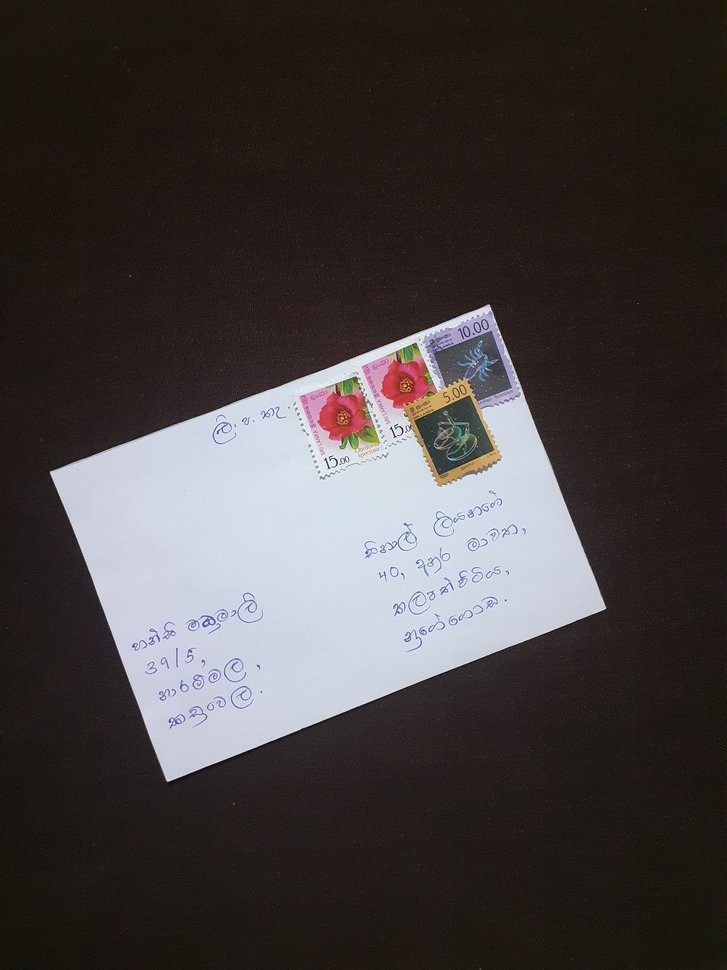
#> input picture data0513/20210503_002550.jpg, 727 x 970 px, shrunk from 3096 x 4128 before the run
$ python -i noise_reduction.py   (imports and definitions only)
#> lines starting #> are read from the running program, lines starting #| are printed output that depends on the picture
#> further down, picture is the input picture: shape (970, 727, 3); mean B, G, R 63.9, 64.1, 69.5
import cv2 as cv


def noise_remover(image):
    # Need to add relevant Preprocessing technique from Median or Gaussian filter or mixed
    # img - original image

    # Median filter
    median = cv.medianBlur(image, 3)

    # Gaussian filter
    img = cv.GaussianBlur(image, (5, 5), 0)

    # convert to gray image
    gray = cv.cvtColor(img, cv.COLOR_BGR2GRAY)
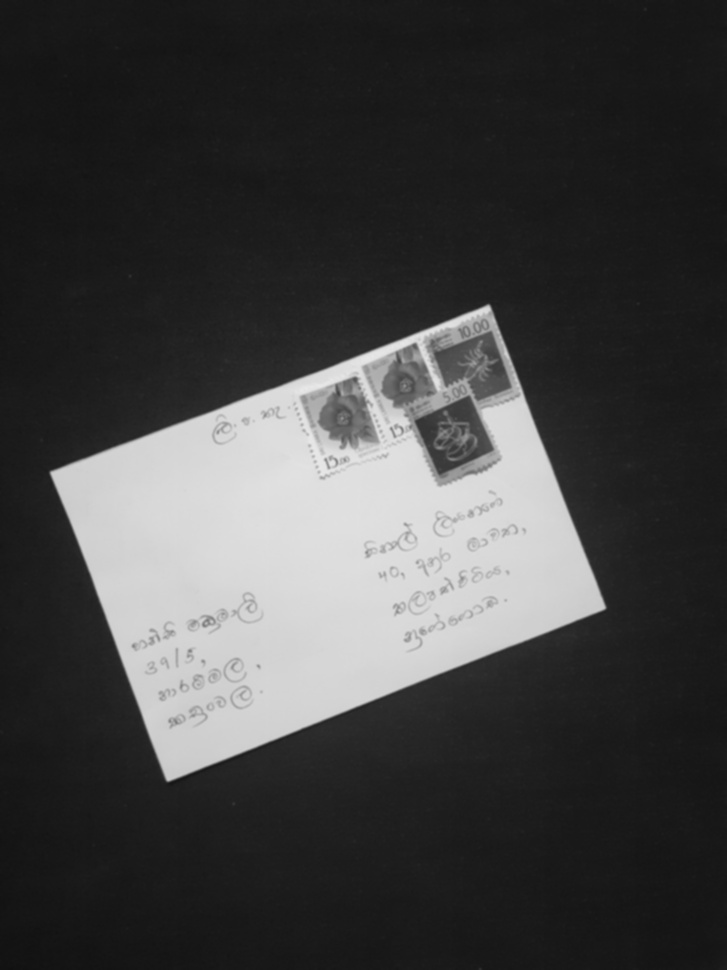
#> gray: shape (970, 727); min 16, max 233, mean 65.7

    # sample threshold values for noise reduction
    image_copy = image.copy()
    gray = cv.cvtColor(image_copy, cv.COLOR_BGR2GRAY)
    thresh_image = cv.adaptiveThreshold(gray, 255, cv.ADAPTIVE_THRESH_GAUSSIAN_C, cv.THRESH_BINARY, 3, 6)
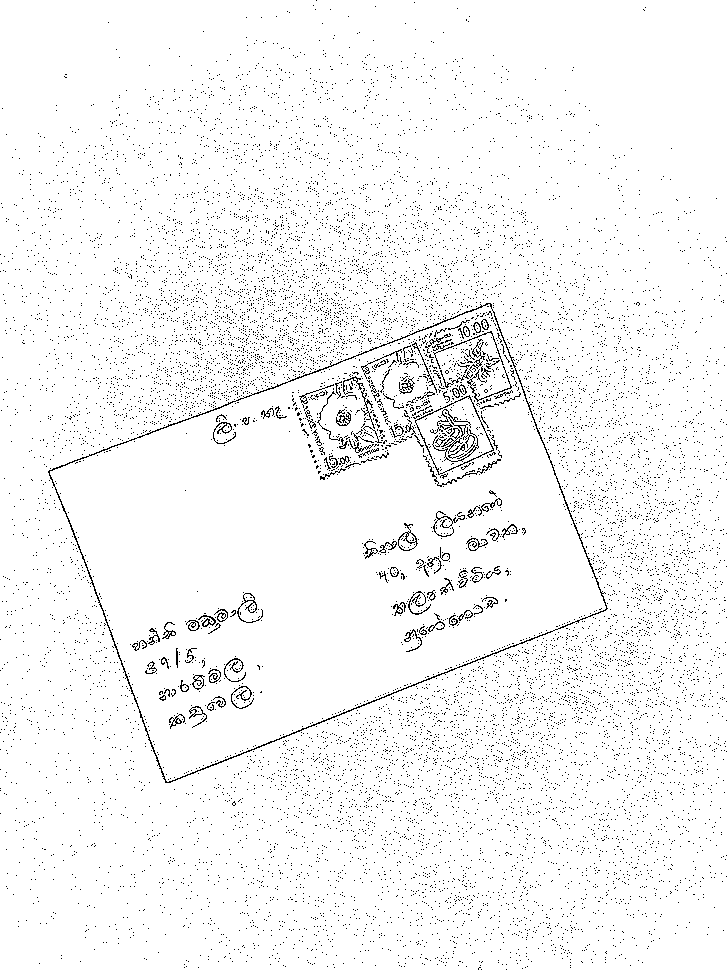
#> thresh_image: shape (970, 727); 96.5% white; black in thin lines or dots
    return thresh_image

    # noise reduction can do using dilation after erosion (opening / closing)

>>> import cv2
>>> picture = cv2.imread('../../data0513/20210503_002550.jpg')
>>> result = noise_remover(picture)

$ run again, on data0513/20210503_002605.jpg
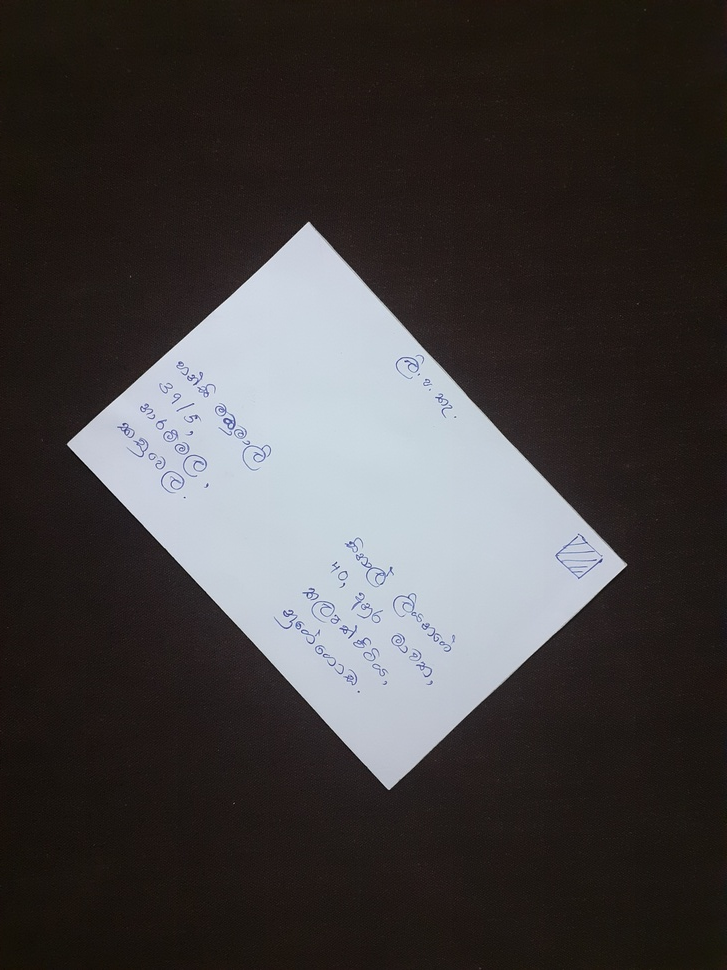
#> input picture data0513/20210503_002605.jpg, 727 x 970 px, shrunk from 3096 x 4128 before the run
#> picture is the input picture: shape (970, 727, 3); mean B, G, R 64.3, 64.3, 67.8
#> in noise_remover, `thresh_image = cv.adaptiveThreshold(gray, 255, cv.ADAPTIVE_THRESH_GAUS..`:
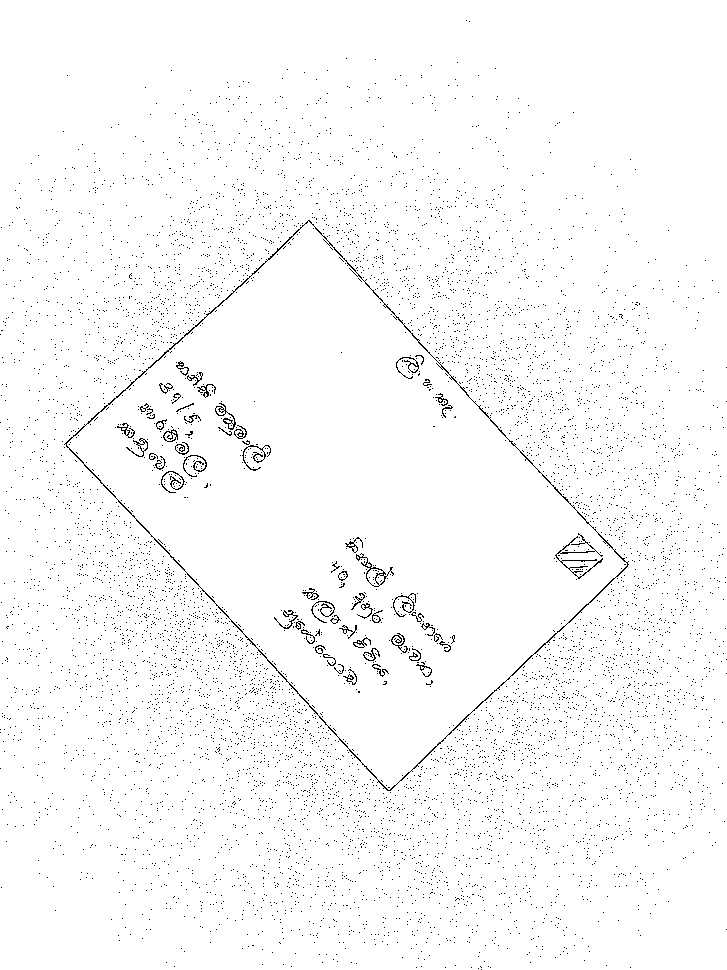
#> thresh_image: shape (970, 727); 98% white; black in thin lines or dots

$ run again, on data0513/20210503_002634.jpg
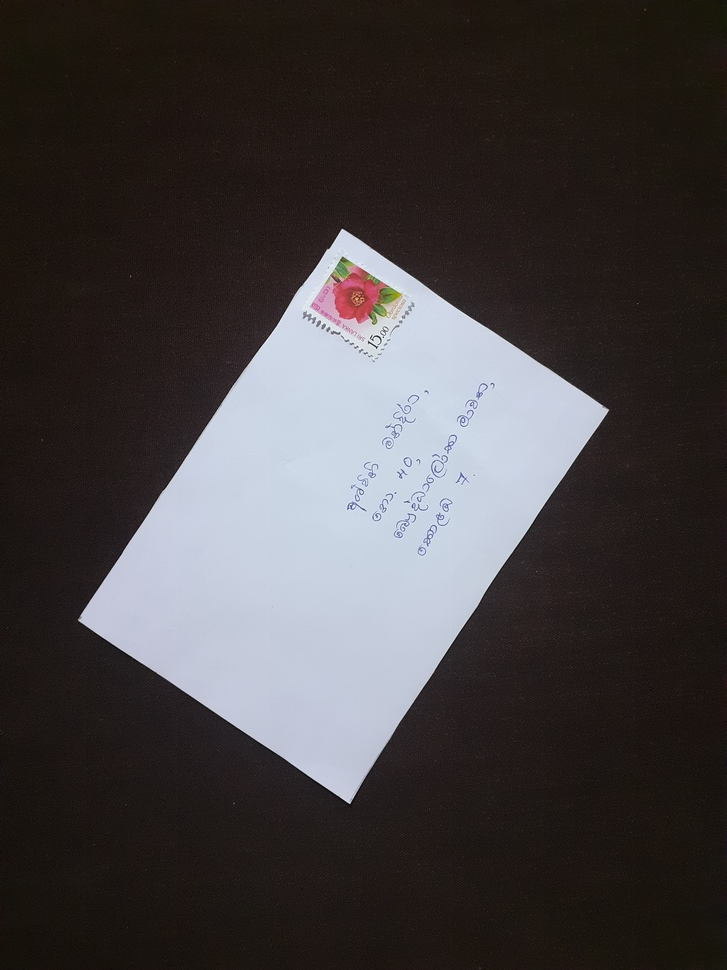
#> input picture data0513/20210503_002634.jpg, 727 x 970 px, shrunk from 3096 x 4128 before the run
#> picture is the input picture: shape (970, 727, 3); mean B, G, R 64.6, 63.8, 68
#> in noise_remover, `thresh_image = cv.adaptiveThreshold(gray, 255, cv.ADAPTIVE_THRESH_GAUS..`:
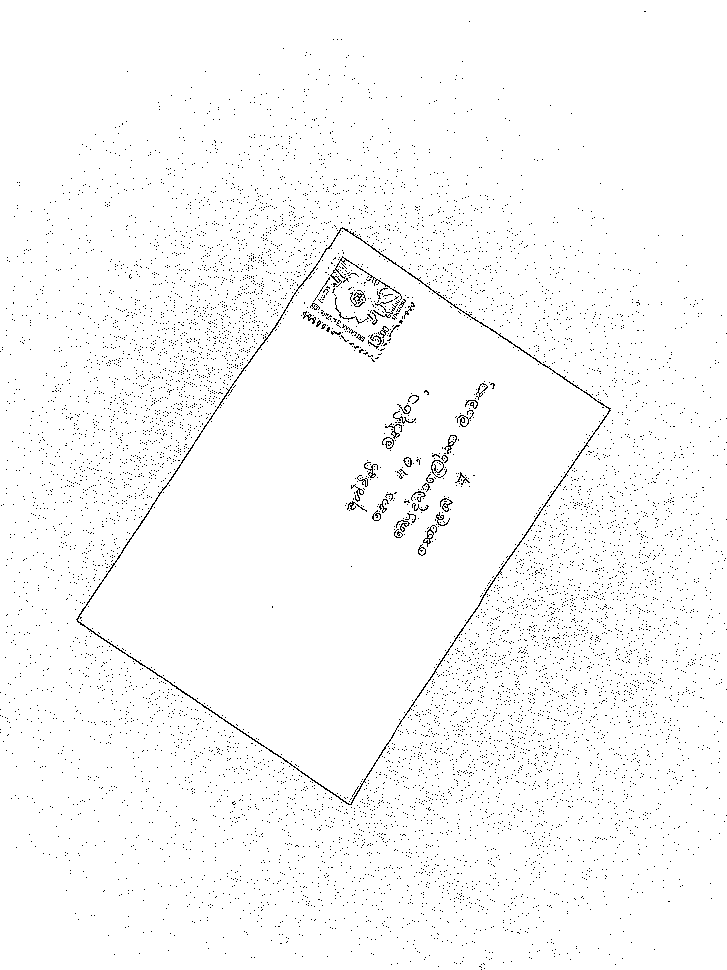
#> thresh_image: shape (970, 727); 98% white; black in thin lines or dots
